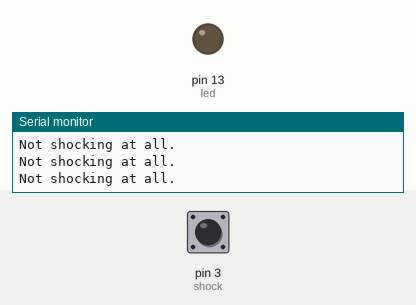
Recording of a sketch running on a simulated Arduino Uno, built with avr-gcc and run on an emulated ATmega328P. Parts: output pins drawn as LEDs (lit = HIGH), the last lines printed to the serial monitor. Dashed ring = blinking. Inputs (shaded band) come from the test bench; at power-on: pin 3 (shock) LOW.

Above: at 1.2 s.
1.3 s: pin 3 (shock) driven HIGH
At 2.3 s:
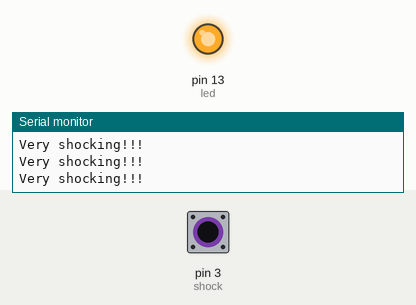
2.8 s: pin 3 (shock) driven LOW
At 3.5 s:
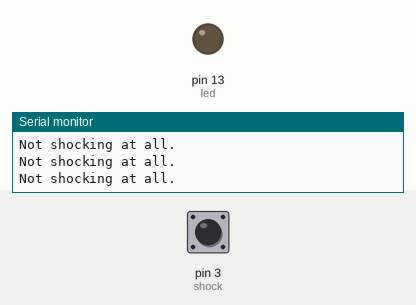
5.8 s: pin 3 (shock) pulsed HIGH 2 times (0.12 s each, 0.3 s apart)
At 5.87 s:
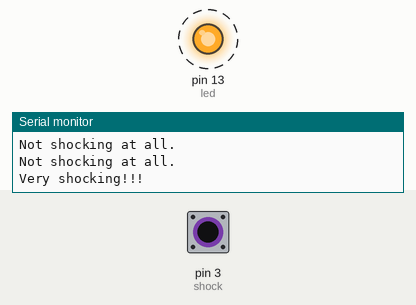
9.4 s: pin 3 (shock) pulsed HIGH 5 times (0.12 s each, 0.3 s apart)
At 11.2 s:
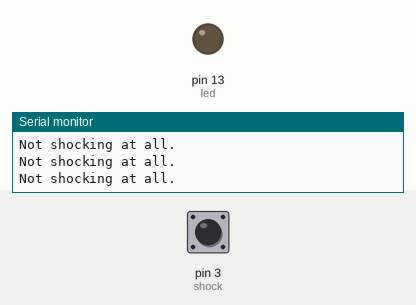
Timing chart, 0 to 12.7 s (numbered marks = the images above; inputs shaded):
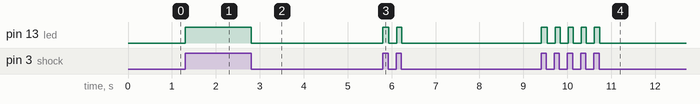

The sketch:

shockSwitch.ino
```cpp
//define input and output pins
const int shock = 3;
const int led = 13;

int val;

void setup() {
  pinMode(shock, INPUT);
  pinMode(led, OUTPUT);
  Serial.begin(9600);
}

void loop() {
  val = digitalRead(shock);

  if(val == HIGH) {
    digitalWrite(led, HIGH);
    Serial.println("Very shocking!!!");
  }
  else {
    digitalWrite(led, LOW);
    Serial.println("Not shocking at all.");
  }
}
```

Measured:
- after the input at 1.3 s, pin 13 (led): LOW → HIGH at once
- after the input at 2.8 s, pin 13 (led): HIGH → LOW at once
- after the input at 5.8 s, pin 13 (led): alternates HIGH for 0.12 s and LOW for 0.18 s, 4 changes in all, then stays LOW, starting at once
- after the input at 9.4 s, pin 13 (led): alternates HIGH for 0.11 s and LOW for 0.18 s, 10 changes in all, then stays LOW, starting at once
